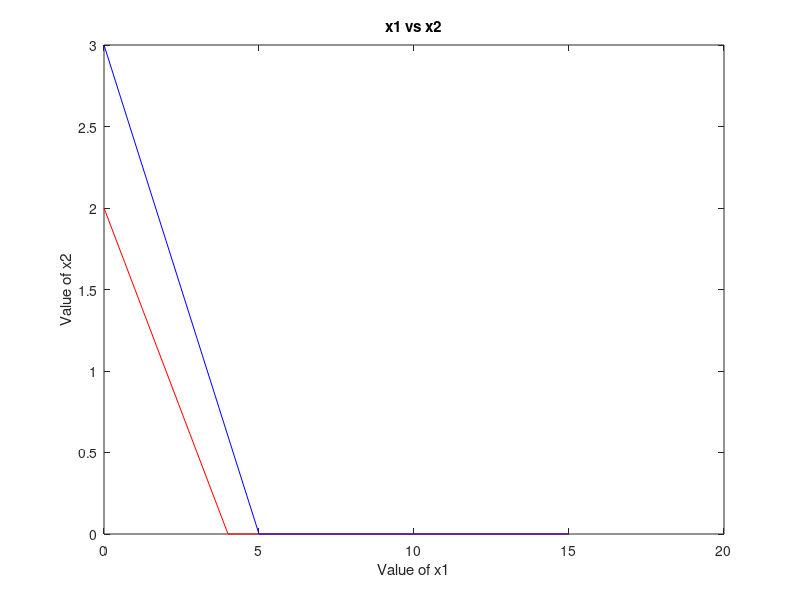

This figure's MATLAB source:
clc
clear all
C=[3 2];
A=[2 4; 3 5];
B=[8;15];

y1=0:1:max(B);
x21 = (B(1) - A(1,1).*y1)./A(1,2);
x22 = (B(2) - A(2,1).*y1)./A(2,2);
x21=max(0,x21);
x22=max(0,x22);

plot(y1,x21,'r',y1,x22,'b');
title('x1 vs x2');
xlabel('Value of x1');
ylabel('Value of x2');

cx1=find(y1==0);
c1=find(x21==0);
c2=find(x22==0);


% Line1=[y1(:,[c1,cx1])]
Line1=[y1(:,[c1,cx1]); x21(:,[c1,cx1])]'
Line2=[y1(:,[c2,cx1]); x22(:,[c2,cx1])]'
crnrpts = unique([Line1 ; Line2],'rows')

solution=[0;0];
A=[A;1 0; 0 1]
B=[B;0;0];
for i=1:size(A)
    A1=A(i,:);
    B1=B(i,:);
    for j=i+1:size(A)
        A2=A(j,:);
        B2=B(j,:);
        A3=[A1;A2];
        B3=[B1;B2];
        X=A3\B3;
        solution=[solution X];
    end
end

x1=solution(1,:);
x2=solution(2,:);
solution
H1=find(2*x1+4*x2-8>0);
H2=find(3*x1+5*x2-15>0);
solution(:,[H1 H2])=[]

obj=[];

for i=1:size(solution,2)
    obj(i)=C(1)*solution(1,i)+C(2)*solution(2,i);
end

a=max(obj);
p=find(obj==a);
os1=solution(:,p);
disp(a);
disp(os1);